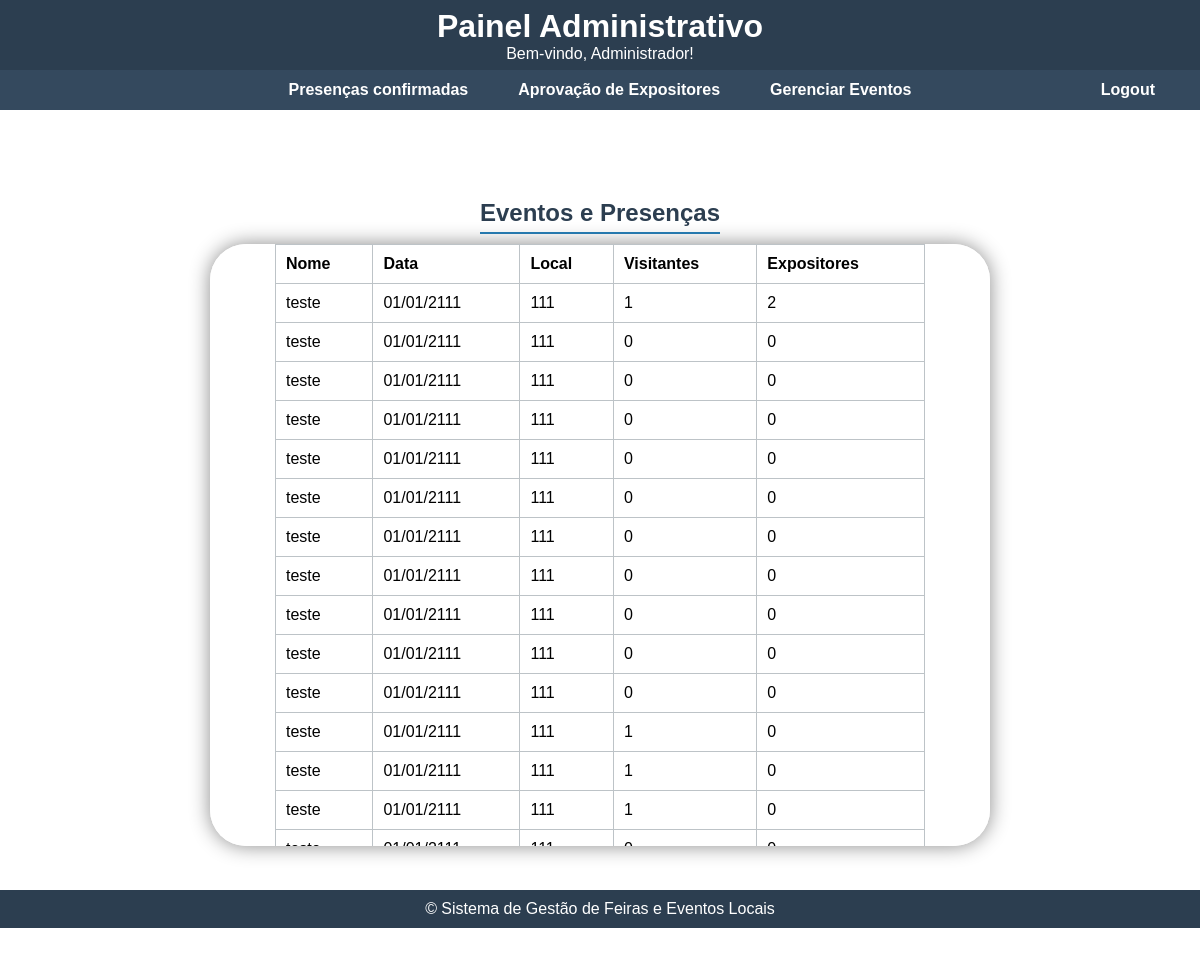
The page /admin/eventos_presencas.php (signed in) on the database its author committed.
### tables this page shows
CREATE TABLE IF NOT EXISTS `eventos` (
  `id_evento` int(11) NOT NULL AUTO_INCREMENT,
  `nome` varchar(100) NOT NULL,
  `descricao` text DEFAULT NULL,
  `data` date NOT NULL,
  `local` varchar(150) NOT NULL,
  `imagem` varchar(255) DEFAULT NULL,
  PRIMARY KEY (`id_evento`)
);

### admin/eventos_presencas.php (the view, shortened to what this page needs)
<?php
require_once __DIR__ . "/../conexao.php";
$res=$conn->query("SELECT e.id_evento,e.nome,e.data,e.local,
 (SELECT COUNT(*) FROM presencas p WHERE p.id_evento=e.id_evento) AS total_presencas,
 (SELECT COUNT(*) FROM evento_expositores ee WHERE ee.id_evento=e.id_evento) AS total_expositores
 FROM eventos e ORDER BY e.data");
?>
<!DOCTYPE html>
<html>
    <head>
        <link rel="stylesheet" href="../css/eventos_presencas.css">
    </head>
    <body>
    <header>
        <h1>Painel Administrativo</h1>
        <p>Bem-vindo, <?php echo htmlspecialchars($_SESSION['nome']); ?>!</p>
    </header>
    <nav>
        <a href="eventos_presencas.php">Presenças confirmadas</a>
        <a href="dashboard.php">Aprovação de Expositores</a>
        <a href="evento.php">Gerenciar Eventos</a>
        <a class="logout" href="../logout.php">Logout</a>
    </nav>
    <section>
        <h1 class="title">Eventos e Presenças</h1>
        <div class="content">
        <table border="1">
            <tr><th>Nome</th><th>Data</th><th>Local</th><th>Visitantes</th><th>Expositores</th></tr>
            <?php while($r=$res->fetch_assoc()): ?>
            <tr>
            <td><?=$r['nome']?></td>
            <td><?=date('d/m/Y', strtotime($r['data']))?></td>
            <td><?=$r['local']?></td>
            <td><?=$r['total_presencas']?></td>
            <td><?=$r['total_expositores']?></td>
            </tr>
            <?php endwhile; ?>
        </table>
        </div>
        <footer>
            <p>&copy; Sistema de Gestão de Feiras e Eventos Locais</p>
        </footer>
        </section>
    </body>
</html>

### css/eventos_presencas.css (style rules this page uses)
* { margin: 0; padding: 0; box-sizing: border-box; }
body { height: 100vh; font-family: Arial, Helvetica, sans-serif; }
section { width: 100%; height: 85vh; opacity: 1; display: flex; flex-direction: column; position: relative; align-items: center; justify-content: center; }
header { width: 100%; height: 70px; display: flex; align-items: center; justify-content: center; flex-direction: column; background-color: #2c3e50; color: white; padding: 15px; }
table { width: 650px; border-collapse: collapse; background: white; }
table, th, td { border: 1px solid #bdc3c7; }
th, td { padding: 10px; text-align: left; }
section { width: 100%; height: calc(100vh - 130px); display: flex; flex-direction: column; position: relative; align-items: center; justify-content: center; }
.title { color: #2c3e50; border-bottom: 2px solid #2980b9; padding-bottom: 5px; position: relative; bottom: 10px; }
.content { width: 65vw; height: 60vh; display: flex; flex-direction: column; align-items: center; justify-content: space-around; position: relative; background-color: #fff; box-shadow: 0 0 20px #00000075; border-radius: 36px; overflow-y: auto; }
footer { width: 100%; display: flex; align-items: center; justify-content: center; text-align: center; position: relative; padding: 10px; background: #2c3e50; color: white; top: 5%; }

### rows shown on the page
eventos: nome "teste", data "01/01/2111", local "111", total_presencas "1", total_expositores "2"
eventos: nome "teste", data "01/01/2111", local "111", total_presencas "0", total_expositores "0"
eventos: nome "teste", data "01/01/2111", local "111", total_presencas "0", total_expositores "0"
eventos: nome "teste", data "01/01/2111", local "111", total_presencas "0", total_expositores "0"
eventos: nome "teste", data "01/01/2111", local "111", total_presencas "0", total_expositores "0"
eventos: nome "teste", data "01/01/2111", local "111", total_presencas "0", total_expositores "0"
eventos: nome "teste", data "01/01/2111", local "111", total_presencas "0", total_expositores "0"
eventos: nome "teste", data "01/01/2111", local "111", total_presencas "0", total_expositores "0"
eventos: nome "teste", data "01/01/2111", local "111", total_presencas "0", total_expositores "0"
eventos: nome "teste", data "01/01/2111", local "111", total_presencas "0", total_expositores "0"
eventos: nome "teste", data "01/01/2111", local "111", total_presencas "0", total_expositores "0"
eventos: nome "teste", data "01/01/2111", local "111", total_presencas "1", total_expositores "0"
eventos: nome "teste", data "01/01/2111", local "111", total_presencas "1", total_expositores "0"
eventos: nome "teste", data "01/01/2111", local "111", total_presencas "1", total_expositores "0"

### other values the page prints
$_SESSION['nome'] "Administrador"
